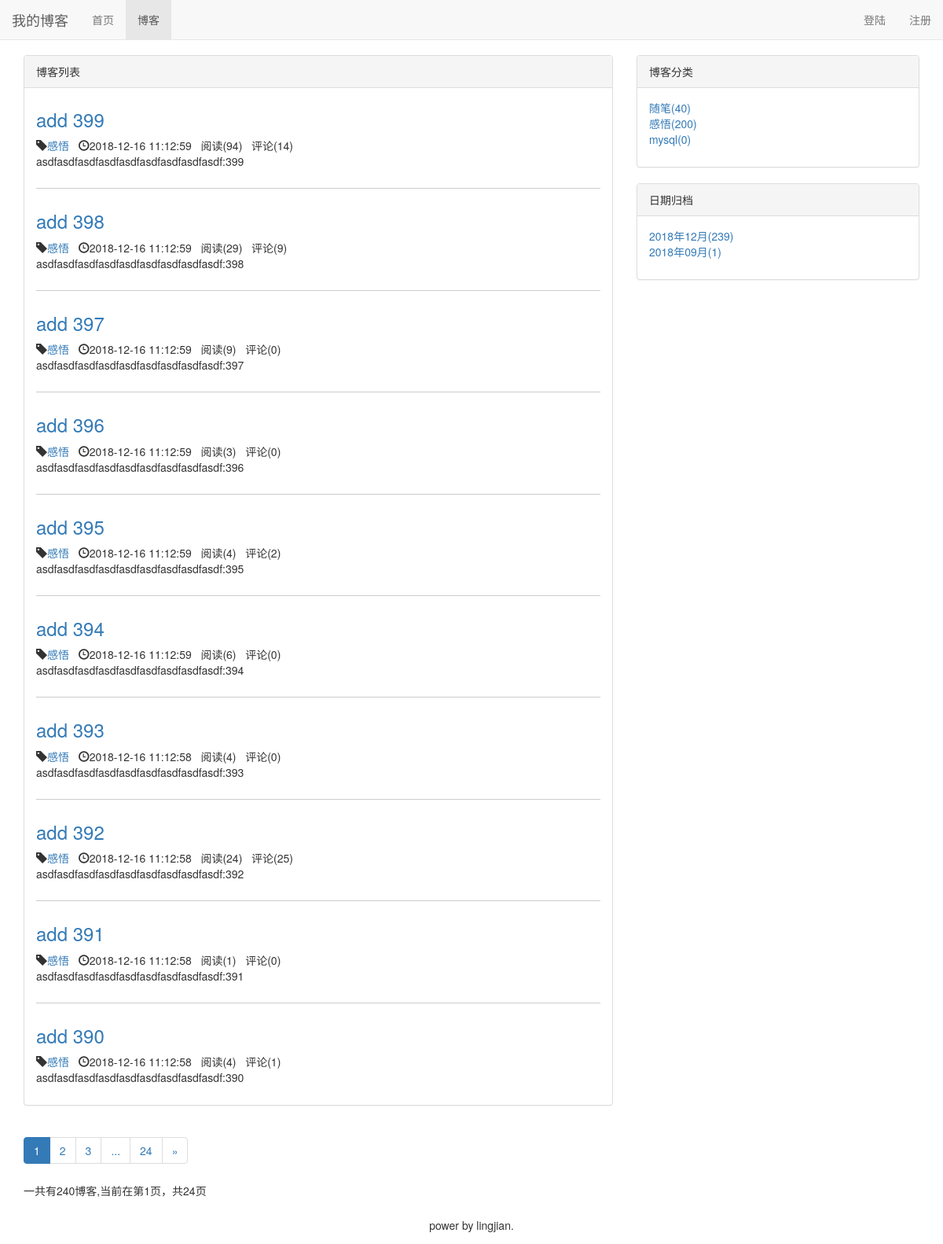
/blog/, run on an earlier commit of the app's database.
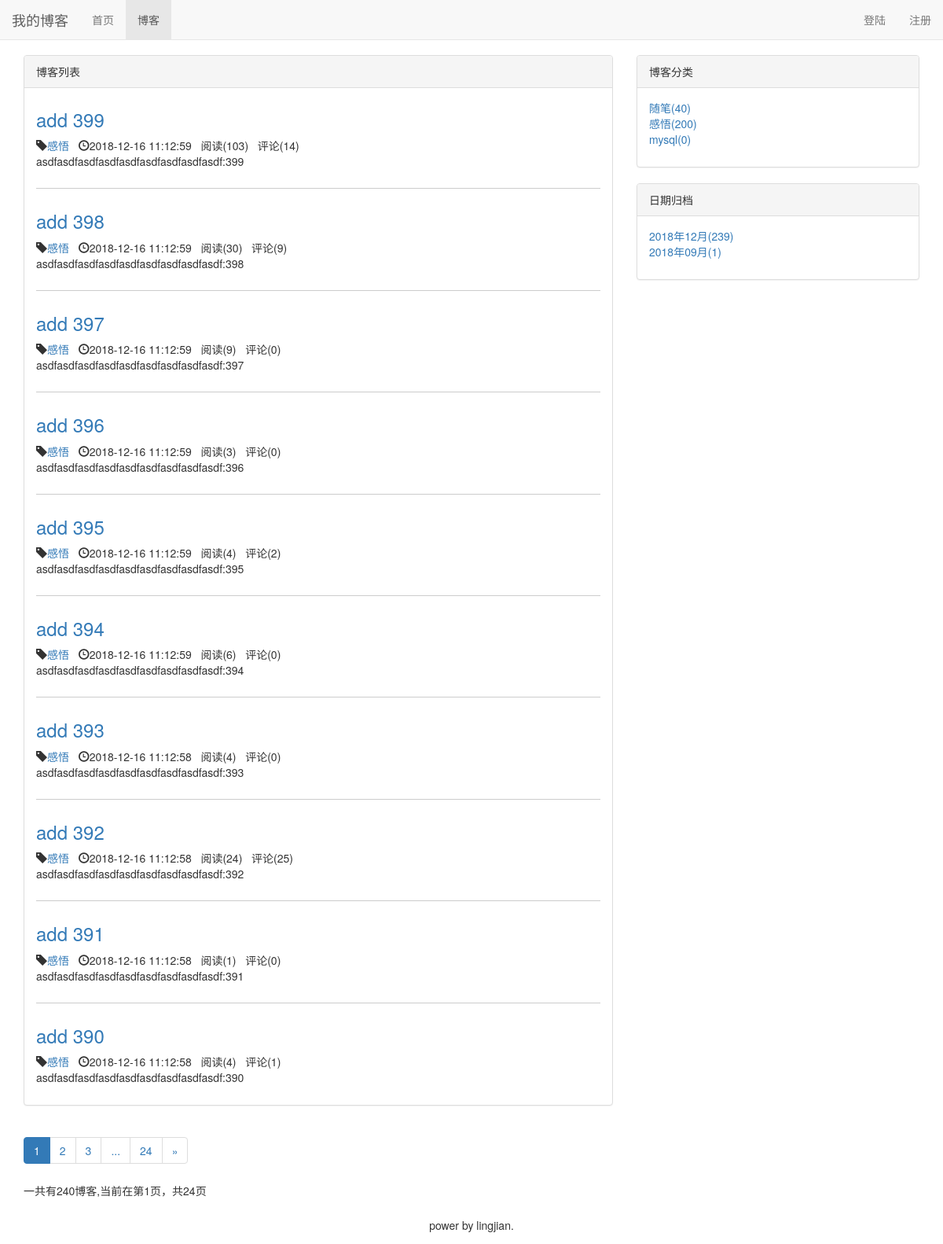
And on a later commit of the database.
### blog/models.py (models this page shows, shortened)
class Blog(models.Model, ReadNumExpandMethod):
    title = models.CharField(max_length=50)
    blog_type = models.ForeignKey(BlogType, on_delete=models.CASCADE)
    content = RichTextUploadingField()
    author = models.ForeignKey(User, on_delete=models.CASCADE)
    read_details = GenericRelation(ReadDetail)
    created_time = models.DateTimeField(auto_now_add=True)
    last_updated_time = models.DateTimeField(auto_now=True)
    class Meta:
        ordering = ['-created_time']

class BlogType(models.Model):
    type_name = models.CharField(max_length=15)
    def __str__(self):
        return self.type_name

### read_statistics/models.py (models this page shows)
class ReadNum(models.Model):
    read_num = models.IntegerField(default = 0)
    content_type = models.ForeignKey(ContentType, on_delete=models.CASCADE)
    object_id = models.PositiveIntegerField()
    content_object = GenericForeignKey('content_type', 'object_id')

### blog/views.py (the view)
# urls.py: path('', views.blog_list, name='blog_list'),
def blog_list(request):
    blogs_all_list = Blog.objects.all()
    context = get_blog_list_common_date(blogs_all_list, request)
    return render(request,'blog/blog_list.html', context)

### comment/templatetags/comment_tags.py (called while the page is built)
@register.simple_tag
def get_comment_count(obj):
    content_type = ContentType.objects.get_for_model(obj)
    return Comment.objects.filter(content_type=content_type, object_id=obj.pk).count()

### read_statistics/models.py (called while the page is built)
    def get_read_num(self):
        try:
            ct = ContentType.objects.get_for_model(self)
            rn = ReadNum.objects.get(content_type = ct, object_id=self.pk)
            return rn.read_num
        except exceptions.ObjectDoesNotExist as e:
            return 0

### blog/templates/blog/blog_list.html (shortened to what this page needs)
{% extends 'base.html' %}
{% load staticfiles %}
{% load comment_tags %}
{% block header %}
    <link rel="stylesheet" href="{% static 'blog/blog.css' %}">
{% endblock %}
{% block nav_blog_active %}active{% endblock %}
{% block content %}
<div class="container">
    <div class="row">
        <div class="col-md-8">
            <div class="panel panel-default">
                <div class="panel-heading">{% block blog_list_title %}博客列表{% endblock %}</div>
                <div class="panel-body">
                        {% for blog in blogs.object_list %}
                            <div class="blog">
                                <a href="{% url 'blog_detail' blog.pk %}"><h3>{{ blog.title }}</h3></a>
                                <span class="glyphicon glyphicon-tag"></span><a href="{% url 'blog_list_with_type' blog.blog_type.pk %}">{{ blog.blog_type }}</a>&nbsp;&nbsp;
                                <span class="glyphicon glyphicon-time"></span>{{ blog.created_time|date:"Y-m-d H:n:s" }}&nbsp;&nbsp;
                                阅读({{ blog.get_read_num }})&nbsp;&nbsp;
                                评论({% get_comment_count blog %})
                                <p clas s="blog-info">{{ blog.content|striptags|truncatechars:50 }}</p>
                            </div>
                        {% empty %}
                            <div class="blog">
                                <h3>暂无博客</h3>
                            </div>
                        {% endfor %}
                </div>
            </div>
            <div aria-label="Page navigation">
              <ul class="pagination">
                {% for page_num in page_range %}
                    {% if page_num == blogs.number  %}
                        <li class="active"><a href="?page={{ page_num }}">{{ page_num }}</a></li>
                    {% else %}
                        {% if page_num == '...' %}
                            <li><span>{{ page_num }}</span></li>
                        {% else %}
                            <li><a href="?page={{ page_num }}">{{ page_num }}</a></li>
                        {% endif %}
                    {% endif %}
                {% endfor %}
                {% if blogs.has_next %}
                    <li>
                      <a href="?page={{ blogs.next_page_number }}" aria-label="Next">
                        <span aria-hidden="true">&raquo;</span>
                      </a>
                    </li>
                {% endif %}
              </ul>
              <p>一共有{{ blogs.paginator.count }}博客,当前在第{{ blogs.number }}页，共{{ blogs.paginator.num_pages }}页</p>
            </div>
        </div>
        <div class="col-md-4">
            <div class="panel panel-default">
                <div class="panel-heading">博客分类</div>
                <div class="panel-body">
                    <ul class="blog-type">
                        {% for blog_type in blog_types %}
                            <li><a href="{% url 'blog_list_with_type' blog_type.pk %}">{{ blog_type.type_name }}({{ blog_type.blog_count }})</a></li>
                        {% empty %}
                            <li>暂无分类</li>
                        {% endfor %}
                    </ul>
                </div>
            </div>
            <div class="panel panel-default">
                <div class="panel-heading">日期归档</div>
                <div class="panel-body">
                    <ul class="blog-type">
                        {% for blog_date,blog_count in blog_dates.items %}
                            <li><a href="{% url 'blog_list_with_date' blog_date|date:'Y' blog_date|date:'m' %}">{{ blog_date|date:"Y年m月" }}({{ blog_count }})</a></li>
                        {% empty %}
                            <li>暂无</li>
                        {% endfor%}
                    </ul>
                </div>
            </div>
        </div>
    </div>
</div>
{% endblock %}

What changed in the data, as far as the page shows it:
changed through a linked row, Blog "add 399": get_read_num "94" → "103"
changed through a linked row, Blog "add 398": get_read_num "29" → "30"
